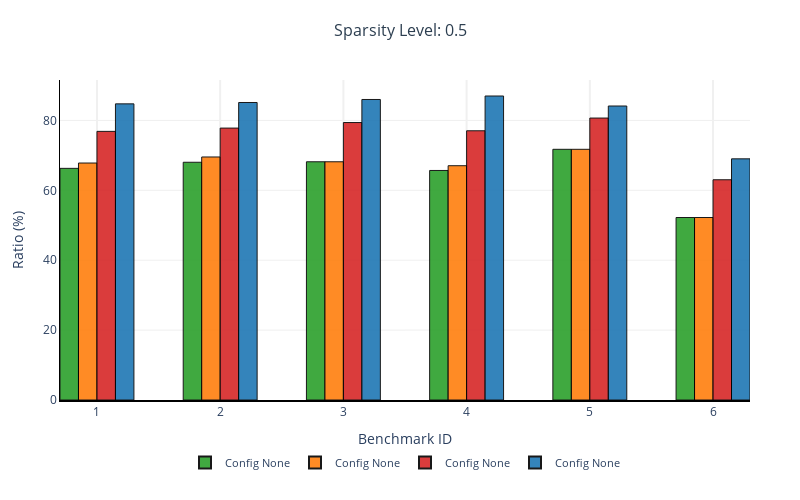
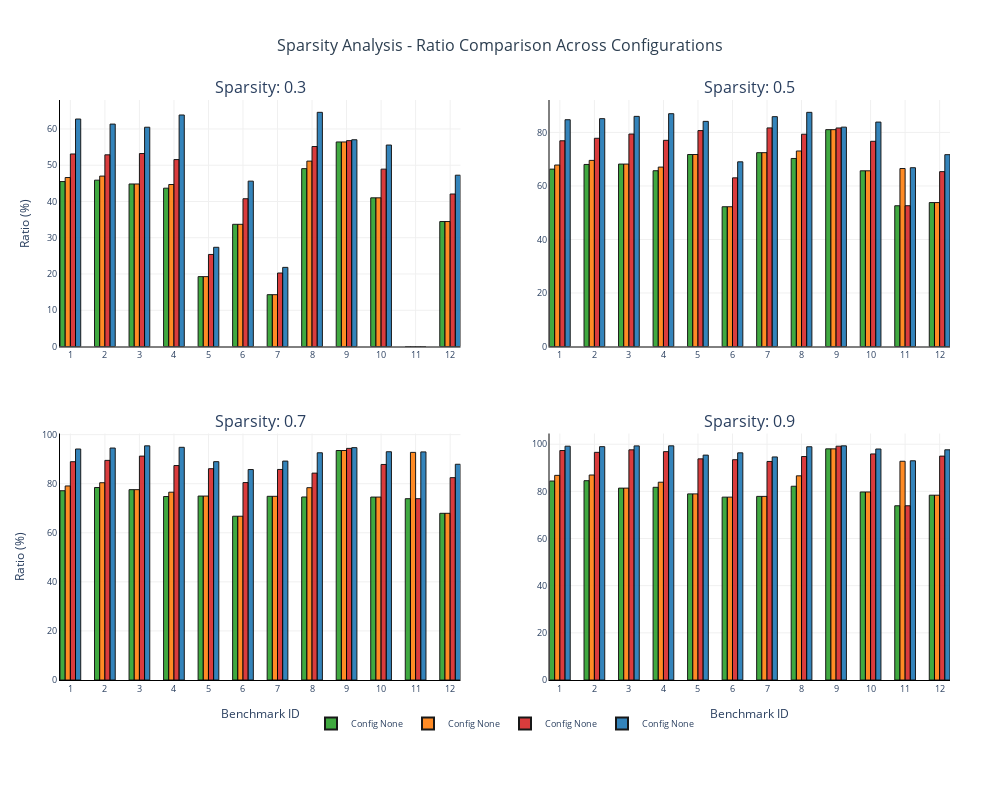

Notebook code for these charts, in order:
### Code cell
files = ["../analysis/einsum-data/13_0.3_prop.csv", 
         "../analysis/einsum-data/13_0.5_prop.csv", 
         "../analysis/einsum-data/13_0.7_prop.csv", 
         "../analysis/einsum-data/13_0.9_prop.csv"]

order_file = "../analysis/einsum-data/12.txt"

sparsity_data = {}
for i, (level, filepath) in enumerate(zip([0.3, 0.5, 0.7, 0.9], files)):    
    sparsity_data[level] = process_sparsity_file(filepath, level, order_file)

indices = range(1,7)
single_fig = create_plotly_bar_plot(sparsity_data[0.5], "0.5", indices)
single_fig.show()
multi_fig = create_multi_sparsity_plot(sparsity_data)
multi_fig.show()

single_fig.write_image(f"sparsity_single_{indices[0]}-{indices[-1]}.svg")
multi_fig.write_image("sparsity_multi.svg")

### Figure 1 — Plotly figure (JSON) as saved in the notebook; plotly's stock layout.template omitted (floating-point values rounded to 4 significant figures)
{"data": [{"customdata": ["lm_batch_likelihood_brackets_3_16d.txt", "lm_batch_likelihood_sentence_3_12d.txt", "str_nw_mera_open_26.txt", "lm_batch_likelihood_sentence_4_8d.txt", "str_nw_ftps_open_30.txt", "str_matrix_chain_multiplication_100.txt"], "hovertemplate": "Benchmark: %{customdata}<br>Config: Config None<br>Ratio: %{y:.2f}%<br><extra></extra>", "marker": {"color": "#2ca02c", "line": {"color": "black", "width": 1}}, "name": "Config None", "opacity": 0.9, "type": "bar", "width": 0.15, "x": [-0.225, 0.775, 1.775, 2.775, 3.775, 4.775, 5.775, 6.775, 7.775, 8.775, 9.775, 10.78], "y": [66.29, 68.04, 68.18, 65.69, 71.75, 52.23]}, {"customdata": ["lm_batch_likelihood_brackets_3_16d.txt", "lm_batch_likelihood_sentence_3_12d.txt", "str_nw_mera_open_26.txt", "lm_batch_likelihood_sentence_4_8d.txt", "str_nw_ftps_open_30.txt", "str_matrix_chain_multiplication_100.txt"], "hovertemplate": "Benchmark: %{customdata}<br>Config: Config None<br>Ratio: %{y:.2f}%<br><extra></extra>", "marker": {"color": "#ff7f0e", "line": {"color": "black", "width": 1}}, "name": "Config None", "opacity": 0.9, "type": "bar", "width": 0.15, "x": [-0.075, 0.925, 1.925, 2.925, 3.925, 4.925, 5.925, 6.925, 7.925, 8.925, 9.925, 10.93], "y": [67.82, 69.55, 68.18, 67.05, 71.75, 52.23]}, {"customdata": ["lm_batch_likelihood_brackets_3_16d.txt", "lm_batch_likelihood_sentence_3_12d.txt", "str_nw_mera_open_26.txt", "lm_batch_likelihood_sentence_4_8d.txt", "str_nw_ftps_open_30.txt", "str_matrix_chain_multiplication_100.txt"], "hovertemplate": "Benchmark: %{customdata}<br>Config: Config None<br>Ratio: %{y:.2f}%<br><extra></extra>", "marker": {"color": "#d62728", "line": {"color": "black", "width": 1}}, "name": "Config None", "opacity": 0.9, "type": "bar", "width": 0.15, "x": [0.075, 1.075, 2.075, 3.075, 4.075, 5.075, 6.075, 7.075, 8.075, 9.075, 10.07, 11.07], "y": [76.88, 77.82, 79.4, 77.05, 80.69, 63.03]}, {"customdata": ["lm_batch_likelihood_brackets_3_16d.txt", "lm_batch_likelihood_sentence_3_12d.txt", "str_nw_mera_open_26.txt", "lm_batch_likelihood_sentence_4_8d.txt", "str_nw_ftps_open_30.txt", "str_matrix_chain_multiplication_100.txt"], "hovertemplate": "Benchmark: %{customdata}<br>Config: Config None<br>Ratio: %{y:.2f}%<br><extra></extra>", "marker": {"color": "#1f77b4", "line": {"color": "black", "width": 1}}, "name": "Config None", "opacity": 0.9, "type": "bar", "width": 0.15, "x": [0.225, 1.225, 2.225, 3.225, 4.225, 5.225, 6.225, 7.225, 8.225, 9.225, 10.22, 11.22], "y": [84.75, 85.14, 86.01, 87.0, 84.13, 69.02]}], "layout": {"font": {"size": 12}, "height": 500, "hovermode": "closest", "legend": {"font": {"size": 11}, "itemsizing": "constant", "orientation": "h", "x": 0.5, "xanchor": "center", "y": -0.15, "yanchor": "top"}, "margin": {"b": 100, "l": 60, "r": 50, "t": 80}, "paper_bgcolor": "white", "plot_bgcolor": "white", "title": {"font": {"color": "#2c3e50", "size": 16}, "text": "Sparsity Level: 0.5", "x": 0.5, "xanchor": "center", "y": 0.95}, "width": 800, "xaxis": {"gridcolor": "#f0f0f0", "gridwidth": 2, "linecolor": "black", "linewidth": 2, "showgrid": true, "tickfont": {"size": 12}, "ticktext": ["1", "2", "3", "4", "5", "6"], "tickvals": [0, 1, 2, 3, 4, 5], "title": {"text": "Benchmark ID"}}, "yaxis": {"gridcolor": "#f0f0f0", "gridwidth": 1, "linecolor": "black", "linewidth": 1, "showgrid": true, "tickfont": {"size": 12}, "title": {"text": "Ratio (%)"}}}}

### Figure 2 — Plotly figure (JSON) as saved in the notebook; plotly's stock layout.template omitted (floating-point values rounded to 4 significant figures)
{"data": [{"customdata": ["lm_batch_likelihood_brackets_3_16d.txt", "lm_batch_likelihood_sentence_3_12d.txt", "str_nw_mera_open_26.txt", "lm_batch_likelihood_sentence_4_8d.txt", "str_nw_ftps_open_30.txt", "str_matrix_chain_multiplication_100.txt", "str_nw_ftps_open_28.txt", "lm_batch_likelihood_sentence_4_4d.txt", "str_mps_varying_inner_product_200.txt", "str_nw_mera_closed_120.txt", "gm_queen5_5_3.wcsp.txt", "str_matrix_chain_multiplication_1000.txt"], "hovertemplate": "Benchmark: %{customdata}<br>Config: Config None<br>Ratio: %{y:.2f}%<br><extra></extra>", "marker": {"color": "#2ca02c", "line": {"color": "black", "width": 1}}, "name": "Config None", "opacity": 0.9, "showlegend": true, "type": "bar", "width": 0.15, "x": [-0.225, 0.775, 1.775, 2.775, 3.775, 4.775, 5.775, 6.775, 7.775, 8.775, 9.775, 10.78], "xaxis": "x", "y": [45.49, 45.88, 44.83, 43.67, 19.27, 33.7, 14.29, 49.06, 56.42, 41.01, 0, 34.47], "yaxis": "y"}, {"customdata": ["lm_batch_likelihood_brackets_3_16d.txt", "lm_batch_likelihood_sentence_3_12d.txt", "str_nw_mera_open_26.txt", "lm_batch_likelihood_sentence_4_8d.txt", "str_nw_ftps_open_30.txt", "str_matrix_chain_multiplication_100.txt", "str_nw_ftps_open_28.txt", "lm_batch_likelihood_sentence_4_4d.txt", "str_mps_varying_inner_product_200.txt", "str_nw_mera_closed_120.txt", "gm_queen5_5_3.wcsp.txt", "str_matrix_chain_multiplication_1000.txt"], "hovertemplate": "Benchmark: %{customdata}<br>Config: Config None<br>Ratio: %{y:.2f}%<br><extra></extra>", "marker": {"color": "#ff7f0e", "line": {"color": "black", "width": 1}}, "name": "Config None", "opacity": 0.9, "showlegend": true, "type": "bar", "width": 0.15, "x": [-0.075, 0.925, 1.925, 2.925, 3.925, 4.925, 5.925, 6.925, 7.925, 8.925, 9.925, 10.93], "xaxis": "x", "y": [46.61, 47.01, 44.83, 44.68, 19.27, 33.7, 14.29, 51.14, 56.42, 41.01, 0, 34.47], "yaxis": "y"}, {"customdata": ["lm_batch_likelihood_brackets_3_16d.txt", "lm_batch_likelihood_sentence_3_12d.txt", "str_nw_mera_open_26.txt", "lm_batch_likelihood_sentence_4_8d.txt", "str_nw_ftps_open_30.txt", "str_matrix_chain_multiplication_100.txt", "str_nw_ftps_open_28.txt", "lm_batch_likelihood_sentence_4_4d.txt", "str_mps_varying_inner_product_200.txt", "str_nw_mera_closed_120.txt", "gm_queen5_5_3.wcsp.txt", "str_matrix_chain_multiplication_1000.txt"], "hovertemplate": "Benchmark: %{customdata}<br>Config: Config None<br>Ratio: %{y:.2f}%<br><extra></extra>", "marker": {"color": "#d62728", "line": {"color": "black", "width": 1}}, "name": "Config None", "opacity": 0.9, "showlegend": true, "type": "bar", "width": 0.15, "x": [0.075, 1.075, 2.075, 3.075, 4.075, 5.075, 6.075, 7.075, 8.075, 9.075, 10.07, 11.07], "xaxis": "x", "y": [53.1, 52.87, 53.22, 51.56, 25.39, 40.76, 20.27, 55.16, 56.78, 48.92, 0, 42.06], "yaxis": "y"}, {"customdata": ["lm_batch_likelihood_brackets_3_16d.txt", "lm_batch_likelihood_sentence_3_12d.txt", "str_nw_mera_open_26.txt", "lm_batch_likelihood_sentence_4_8d.txt", "str_nw_ftps_open_30.txt", "str_matrix_chain_multiplication_100.txt", "str_nw_ftps_open_28.txt", "lm_batch_likelihood_sentence_4_4d.txt", "str_mps_varying_inner_product_200.txt", "str_nw_mera_closed_120.txt", "gm_queen5_5_3.wcsp.txt", "str_matrix_chain_multiplication_1000.txt"], "hovertemplate": "Benchmark: %{customdata}<br>Config: Config None<br>Ratio: %{y:.2f}%<br><extra></extra>", "marker": {"color": "#1f77b4", "line": {"color": "black", "width": 1}}, "name": "Config None", "opacity": 0.9, "showlegend": true, "type": "bar", "width": 0.15, "x": [0.225, 1.225, 2.225, 3.225, 4.225, 5.225, 6.225, 7.225, 8.225, 9.225, 10.22, 11.22], "xaxis": "x", "y": [62.74, 61.35, 60.48, 63.86, 27.36, 45.61, 21.83, 64.59, 57.02, 55.57, 0, 47.25], "yaxis": "y"}, {"customdata": ["lm_batch_likelihood_brackets_3_16d.txt", "lm_batch_likelihood_sentence_3_12d.txt", "str_nw_mera_open_26.txt", "lm_batch_likelihood_sentence_4_8d.txt", "str_nw_ftps_open_30.txt", "str_matrix_chain_multiplication_100.txt", "str_nw_ftps_open_28.txt", "lm_batch_likelihood_sentence_4_4d.txt", "str_mps_varying_inner_product_200.txt", "str_nw_mera_closed_120.txt", "gm_queen5_5_3.wcsp.txt", "str_matrix_chain_multiplication_1000.txt"], "hovertemplate": "Benchmark: %{customdata}<br>Config: Config None<br>Ratio: %{y:.2f}%<br><extra></extra>", "marker": {"color": "#2ca02c", "line": {"color": "black", "width": 1}}, "name": "Config None", "opacity": 0.9, "showlegend": false, "type": "bar", "width": 0.15, "x": [-0.225, 0.775, 1.775, 2.775, 3.775, 4.775, 5.775, 6.775, 7.775, 8.775, 9.775, 10.78], "xaxis": "x2", "y": [66.29, 68.04, 68.18, 65.69, 71.75, 52.23, 72.44, 70.27, 81.04, 65.66, 52.6, 53.79], "yaxis": "y2"}, {"customdata": ["lm_batch_likelihood_brackets_3_16d.txt", "lm_batch_likelihood_sentence_3_12d.txt", "str_nw_mera_open_26.txt", "lm_batch_likelihood_sentence_4_8d.txt", "str_nw_ftps_open_30.txt", "str_matrix_chain_multiplication_100.txt", "str_nw_ftps_open_28.txt", "lm_batch_likelihood_sentence_4_4d.txt", "str_mps_varying_inner_product_200.txt", "str_nw_mera_closed_120.txt", "gm_queen5_5_3.wcsp.txt", "str_matrix_chain_multiplication_1000.txt"], "hovertemplate": "Benchmark: %{customdata}<br>Config: Config None<br>Ratio: %{y:.2f}%<br><extra></extra>", "marker": {"color": "#ff7f0e", "line": {"color": "black", "width": 1}}, "name": "Config None", "opacity": 0.9, "showlegend": false, "type": "bar", "width": 0.15, "x": [-0.075, 0.925, 1.925, 2.925, 3.925, 4.925, 5.925, 6.925, 7.925, 8.925, 9.925, 10.93], "xaxis": "x2", "y": [67.82, 69.55, 68.18, 67.05, 71.75, 52.23, 72.44, 73.06, 81.04, 65.66, 66.51, 53.79], "yaxis": "y2"}, {"customdata": ["lm_batch_likelihood_brackets_3_16d.txt", "lm_batch_likelihood_sentence_3_12d.txt", "str_nw_mera_open_26.txt", "lm_batch_likelihood_sentence_4_8d.txt", "str_nw_ftps_open_30.txt", "str_matrix_chain_multiplication_100.txt", "str_nw_ftps_open_28.txt", "lm_batch_likelihood_sentence_4_4d.txt", "str_mps_varying_inner_product_200.txt", "str_nw_mera_closed_120.txt", "gm_queen5_5_3.wcsp.txt", "str_matrix_chain_multiplication_1000.txt"], "hovertemplate": "Benchmark: %{customdata}<br>Config: Config None<br>Ratio: %{y:.2f}%<br><extra></extra>", "marker": {"color": "#d62728", "line": {"color": "black", "width": 1}}, "name": "Config None", "opacity": 0.9, "showlegend": false, "type": "bar", "width": 0.15, "x": [0.075, 1.075, 2.075, 3.075, 4.075, 5.075, 6.075, 7.075, 8.075, 9.075, 10.07, 11.07], "xaxis": "x2", "y": [76.88, 77.82, 79.4, 77.05, 80.69, 63.03, 81.68, 79.33, 81.67, 76.69, 52.61, 65.35], "yaxis": "y2"}, {"customdata": ["lm_batch_likelihood_brackets_3_16d.txt", "lm_batch_likelihood_sentence_3_12d.txt", "str_nw_mera_open_26.txt", "lm_batch_likelihood_sentence_4_8d.txt", "str_nw_ftps_open_30.txt", "str_matrix_chain_multiplication_100.txt", "str_nw_ftps_open_28.txt", "lm_batch_likelihood_sentence_4_4d.txt", "str_mps_varying_inner_product_200.txt", "str_nw_mera_closed_120.txt", "gm_queen5_5_3.wcsp.txt", "str_matrix_chain_multiplication_1000.txt"], "hovertemplate": "Benchmark: %{customdata}<br>Config: Config None<br>Ratio: %{y:.2f}%<br><extra></extra>", "marker": {"color": "#1f77b4", "line": {"color": "black", "width": 1}}, "name": "Config None", "opacity": 0.9, "showlegend": false, "type": "bar", "width": 0.15, "x": [0.225, 1.225, 2.225, 3.225, 4.225, 5.225, 6.225, 7.225, 8.225, 9.225, 10.22, 11.22], "xaxis": "x2", "y": [84.75, 85.14, 86.01, 87.0, 84.13, 69.02, 85.89, 87.51, 81.98, 83.87, 66.82, 71.69], "yaxis": "y2"}, {"customdata": ["lm_batch_likelihood_brackets_3_16d.txt", "lm_batch_likelihood_sentence_3_12d.txt", "str_nw_mera_open_26.txt", "lm_batch_likelihood_sentence_4_8d.txt", "str_nw_ftps_open_30.txt", "str_matrix_chain_multiplication_100.txt", "str_nw_ftps_open_28.txt", "lm_batch_likelihood_sentence_4_4d.txt", "str_mps_varying_inner_product_200.txt", "str_nw_mera_closed_120.txt", "gm_queen5_5_3.wcsp.txt", "str_matrix_chain_multiplication_1000.txt"], "hovertemplate": "Benchmark: %{customdata}<br>Config: Config None<br>Ratio: %{y:.2f}%<br><extra></extra>", "marker": {"color": "#2ca02c", "line": {"color": "black", "width": 1}}, "name": "Config None", "opacity": 0.9, "showlegend": false, "type": "bar", "width": 0.15, "x": [-0.225, 0.775, 1.775, 2.775, 3.775, 4.775, 5.775, 6.775, 7.775, 8.775, 9.775, 10.78], "xaxis": "x3", "y": [77.14, 78.46, 77.58, 74.78, 74.97, 66.75, 74.87, 74.59, 93.54, 74.56, 73.89, 67.94], "yaxis": "y3"}, {"customdata": ["lm_batch_likelihood_brackets_3_16d.txt", "lm_batch_likelihood_sentence_3_12d.txt", "str_nw_mera_open_26.txt", "lm_batch_likelihood_sentence_4_8d.txt", "str_nw_ftps_open_30.txt", "str_matrix_chain_multiplication_100.txt", "str_nw_ftps_open_28.txt", "lm_batch_likelihood_sentence_4_4d.txt", "str_mps_varying_inner_product_200.txt", "str_nw_mera_closed_120.txt", "gm_queen5_5_3.wcsp.txt", "str_matrix_chain_multiplication_1000.txt"], "hovertemplate": "Benchmark: %{customdata}<br>Config: Config None<br>Ratio: %{y:.2f}%<br><extra></extra>", "marker": {"color": "#ff7f0e", "line": {"color": "black", "width": 1}}, "name": "Config None", "opacity": 0.9, "showlegend": false, "type": "bar", "width": 0.15, "x": [-0.075, 0.925, 1.925, 2.925, 3.925, 4.925, 5.925, 6.925, 7.925, 8.925, 9.925, 10.93], "xaxis": "x3", "y": [79.09, 80.4, 77.58, 76.54, 74.97, 66.75, 74.87, 78.38, 93.54, 74.56, 92.77, 67.94], "yaxis": "y3"}, {"customdata": ["lm_batch_likelihood_brackets_3_16d.txt", "lm_batch_likelihood_sentence_3_12d.txt", "str_nw_mera_open_26.txt", "lm_batch_likelihood_sentence_4_8d.txt", "str_nw_ftps_open_30.txt", "str_matrix_chain_multiplication_100.txt", "str_nw_ftps_open_28.txt", "lm_batch_likelihood_sentence_4_4d.txt", "str_mps_varying_inner_product_200.txt", "str_nw_mera_closed_120.txt", "gm_queen5_5_3.wcsp.txt", "str_matrix_chain_multiplication_1000.txt"], "hovertemplate": "Benchmark: %{customdata}<br>Config: Config None<br>Ratio: %{y:.2f}%<br><extra></extra>", "marker": {"color": "#d62728", "line": {"color": "black", "width": 1}}, "name": "Config None", "opacity": 0.9, "showlegend": false, "type": "bar", "width": 0.15, "x": [0.075, 1.075, 2.075, 3.075, 4.075, 5.075, 6.075, 7.075, 8.075, 9.075, 10.07, 11.07], "xaxis": "x3", "y": [88.97, 89.52, 91.25, 87.41, 86.12, 80.47, 85.81, 84.32, 94.41, 87.85, 73.89, 82.47], "yaxis": "y3"}, {"customdata": ["lm_batch_likelihood_brackets_3_16d.txt", "lm_batch_likelihood_sentence_3_12d.txt", "str_nw_mera_open_26.txt", "lm_batch_likelihood_sentence_4_8d.txt", "str_nw_ftps_open_30.txt", "str_matrix_chain_multiplication_100.txt", "str_nw_ftps_open_28.txt", "lm_batch_likelihood_sentence_4_4d.txt", "str_mps_varying_inner_product_200.txt", "str_nw_mera_closed_120.txt", "gm_queen5_5_3.wcsp.txt", "str_matrix_chain_multiplication_1000.txt"], "hovertemplate": "Benchmark: %{customdata}<br>Config: Config None<br>Ratio: %{y:.2f}%<br><extra></extra>", "marker": {"color": "#1f77b4", "line": {"color": "black", "width": 1}}, "name": "Config None", "opacity": 0.9, "showlegend": false, "type": "bar", "width": 0.15, "x": [0.225, 1.225, 2.225, 3.225, 4.225, 5.225, 6.225, 7.225, 8.225, 9.225, 10.22, 11.22], "xaxis": "x3", "y": [94.15, 94.54, 95.44, 94.84, 88.98, 85.78, 89.22, 92.61, 94.7, 93.03, 92.97, 87.93], "yaxis": "y3"}, {"customdata": ["lm_batch_likelihood_brackets_3_16d.txt", "lm_batch_likelihood_sentence_3_12d.txt", "str_nw_mera_open_26.txt", "lm_batch_likelihood_sentence_4_8d.txt", "str_nw_ftps_open_30.txt", "str_matrix_chain_multiplication_100.txt", "str_nw_ftps_open_28.txt", "lm_batch_likelihood_sentence_4_4d.txt", "str_mps_varying_inner_product_200.txt", "str_nw_mera_closed_120.txt", "gm_queen5_5_3.wcsp.txt", "str_matrix_chain_multiplication_1000.txt"], "hovertemplate": "Benchmark: %{customdata}<br>Config: Config None<br>Ratio: %{y:.2f}%<br><extra></extra>", "marker": {"color": "#2ca02c", "line": {"color": "black", "width": 1}}, "name": "Config None", "opacity": 0.9, "showlegend": false, "type": "bar", "width": 0.15, "x": [-0.225, 0.775, 1.775, 2.775, 3.775, 4.775, 5.775, 6.775, 7.775, 8.775, 9.775, 10.78], "xaxis": "x4", "y": [84.39, 84.52, 81.38, 81.72, 78.93, 77.55, 77.88, 82.17, 98.03, 79.74, 73.89, 78.37], "yaxis": "y4"}, {"customdata": ["lm_batch_likelihood_brackets_3_16d.txt", "lm_batch_likelihood_sentence_3_12d.txt", "str_nw_mera_open_26.txt", "lm_batch_likelihood_sentence_4_8d.txt", "str_nw_ftps_open_30.txt", "str_matrix_chain_multiplication_100.txt", "str_nw_ftps_open_28.txt", "lm_batch_likelihood_sentence_4_4d.txt", "str_mps_varying_inner_product_200.txt", "str_nw_mera_closed_120.txt", "gm_queen5_5_3.wcsp.txt", "str_matrix_chain_multiplication_1000.txt"], "hovertemplate": "Benchmark: %{customdata}<br>Config: Config None<br>Ratio: %{y:.2f}%<br><extra></extra>", "marker": {"color": "#ff7f0e", "line": {"color": "black", "width": 1}}, "name": "Config None", "opacity": 0.9, "showlegend": false, "type": "bar", "width": 0.15, "x": [-0.075, 0.925, 1.925, 2.925, 3.925, 4.925, 5.925, 6.925, 7.925, 8.925, 9.925, 10.93], "xaxis": "x4", "y": [86.79, 86.94, 81.38, 83.88, 78.93, 77.55, 77.88, 86.59, 98.03, 79.74, 92.77, 78.37], "yaxis": "y4"}, {"customdata": ["lm_batch_likelihood_brackets_3_16d.txt", "lm_batch_likelihood_sentence_3_12d.txt", "str_nw_mera_open_26.txt", "lm_batch_likelihood_sentence_4_8d.txt", "str_nw_ftps_open_30.txt", "str_matrix_chain_multiplication_100.txt", "str_nw_ftps_open_28.txt", "lm_batch_likelihood_sentence_4_4d.txt", "str_mps_varying_inner_product_200.txt", "str_nw_mera_closed_120.txt", "gm_queen5_5_3.wcsp.txt", "str_matrix_chain_multiplication_1000.txt"], "hovertemplate": "Benchmark: %{customdata}<br>Config: Config None<br>Ratio: %{y:.2f}%<br><extra></extra>", "marker": {"color": "#d62728", "line": {"color": "black", "width": 1}}, "name": "Config None", "opacity": 0.9, "showlegend": false, "type": "bar", "width": 0.15, "x": [0.075, 1.075, 2.075, 3.075, 4.075, 5.075, 6.075, 7.075, 8.075, 9.075, 10.07, 11.07], "xaxis": "x4", "y": [97.32, 96.55, 97.62, 96.85, 93.78, 93.43, 92.69, 94.78, 99.16, 95.87, 73.89, 94.95], "yaxis": "y4"}, {"customdata": ["lm_batch_likelihood_brackets_3_16d.txt", "lm_batch_likelihood_sentence_3_12d.txt", "str_nw_mera_open_26.txt", "lm_batch_likelihood_sentence_4_8d.txt", "str_nw_ftps_open_30.txt", "str_matrix_chain_multiplication_100.txt", "str_nw_ftps_open_28.txt", "lm_batch_likelihood_sentence_4_4d.txt", "str_mps_varying_inner_product_200.txt", "str_nw_mera_closed_120.txt", "gm_queen5_5_3.wcsp.txt", "str_matrix_chain_multiplication_1000.txt"], "hovertemplate": "Benchmark: %{customdata}<br>Config: Config None<br>Ratio: %{y:.2f}%<br><extra></extra>", "marker": {"color": "#1f77b4", "line": {"color": "black", "width": 1}}, "name": "Config None", "opacity": 0.9, "showlegend": false, "type": "bar", "width": 0.15, "x": [0.225, 1.225, 2.225, 3.225, 4.225, 5.225, 6.225, 7.225, 8.225, 9.225, 10.22, 11.22], "xaxis": "x4", "y": [99.16, 98.96, 99.29, 99.31, 95.37, 96.34, 94.6, 98.92, 99.31, 97.96, 92.97, 97.62], "yaxis": "y4"}], "layout": {"annotations": [{"font": {"size": 16}, "showarrow": false, "text": "Sparsity: 0.3", "x": 0.225, "xanchor": "center", "xref": "paper", "y": 1, "yanchor": "bottom", "yref": "paper"}, {"font": {"size": 16}, "showarrow": false, "text": "Sparsity: 0.5", "x": 0.775, "xanchor": "center", "xref": "paper", "y": 1, "yanchor": "bottom", "yref": "paper"}, {"font": {"size": 16}, "showarrow": false, "text": "Sparsity: 0.7", "x": 0.225, "xanchor": "center", "xref": "paper", "y": 0.425, "yanchor": "bottom", "yref": "paper"}, {"font": {"size": 16}, "showarrow": false, "text": "Sparsity: 0.9", "x": 0.775, "xanchor": "center", "xref": "paper", "y": 0.425, "yanchor": "bottom", "yref": "paper"}], "font": {"size": 10}, "height": 800, "hovermode": "closest", "legend": {"font": {"size": 9}, "itemsizing": "constant", "orientation": "h", "x": 0.5, "xanchor": "center", "y": -0.05, "yanchor": "top"}, "margin": {"b": 120, "l": 60, "r": 50, "t": 100}, "paper_bgcolor": "white", "plot_bgcolor": "white", "title": {"font": {"color": "#2c3e50", "size": 16}, "text": "Sparsity Analysis - Ratio Comparison Across Configurations", "x": 0.5, "xanchor": "center", "y": 0.95}, "width": 1000, "xaxis": {"anchor": "y", "domain": [0, 0.45], "gridcolor": "#f0f0f0", "gridwidth": 1, "linecolor": "black", "linewidth": 1, "showgrid": true, "tickfont": {"size": 9}, "ticktext": ["1", "2", "3", "4", "5", "6", "7", "8", "9", "10", "11", "12"], "tickvals": [0, 1, 2, 3, 4, 5, 6, 7, 8, 9, 10, 11], "title": {"text": ""}}, "xaxis2": {"anchor": "y2", "domain": [0.55, 1], "gridcolor": "#f0f0f0", "gridwidth": 1, "linecolor": "black", "linewidth": 1, "showgrid": true, "tickfont": {"size": 9}, "ticktext": ["1", "2", "3", "4", "5", "6", "7", "8", "9", "10", "11", "12"], "tickvals": [0, 1, 2, 3, 4, 5, 6, 7, 8, 9, 10, 11], "title": {"text": ""}}, "xaxis3": {"anchor": "y3", "domain": [0, 0.45], "gridcolor": "#f0f0f0", "gridwidth": 1, "linecolor": "black", "linewidth": 1, "showgrid": true, "tickfont": {"size": 9}, "ticktext": ["1", "2", "3", "4", "5", "6", "7", "8", "9", "10", "11", "12"], "tickvals": [0, 1, 2, 3, 4, 5, 6, 7, 8, 9, 10, 11], "title": {"text": "Benchmark ID"}}, "xaxis4": {"anchor": "y4", "domain": [0.55, 1], "gridcolor": "#f0f0f0", "gridwidth": 1, "linecolor": "black", "linewidth": 1, "showgrid": true, "tickfont": {"size": 9}, "ticktext": ["1", "2", "3", "4", "5", "6", "7", "8", "9", "10", "11", "12"], "tickvals": [0, 1, 2, 3, 4, 5, 6, 7, 8, 9, 10, 11], "title": {"text": "Benchmark ID"}}, "yaxis": {"anchor": "x", "domain": [0.575, 1], "gridcolor": "#f0f0f0", "gridwidth": 1, "linecolor": "black", "linewidth": 1, "showgrid": true, "tickfont": {"size": 9}, "title": {"text": "Ratio (%)"}}, "yaxis2": {"anchor": "x2", "domain": [0.575, 1], "gridcolor": "#f0f0f0", "gridwidth": 1, "linecolor": "black", "linewidth": 1, "showgrid": true, "tickfont": {"size": 9}, "title": {"text": ""}}, "yaxis3": {"anchor": "x3", "domain": [0, 0.425], "gridcolor": "#f0f0f0", "gridwidth": 1, "linecolor": "black", "linewidth": 1, "showgrid": true, "tickfont": {"size": 9}, "title": {"text": "Ratio (%)"}}, "yaxis4": {"anchor": "x4", "domain": [0, 0.425], "gridcolor": "#f0f0f0", "gridwidth": 1, "linecolor": "black", "linewidth": 1, "showgrid": true, "tickfont": {"size": 9}, "title": {"text": ""}}}}
